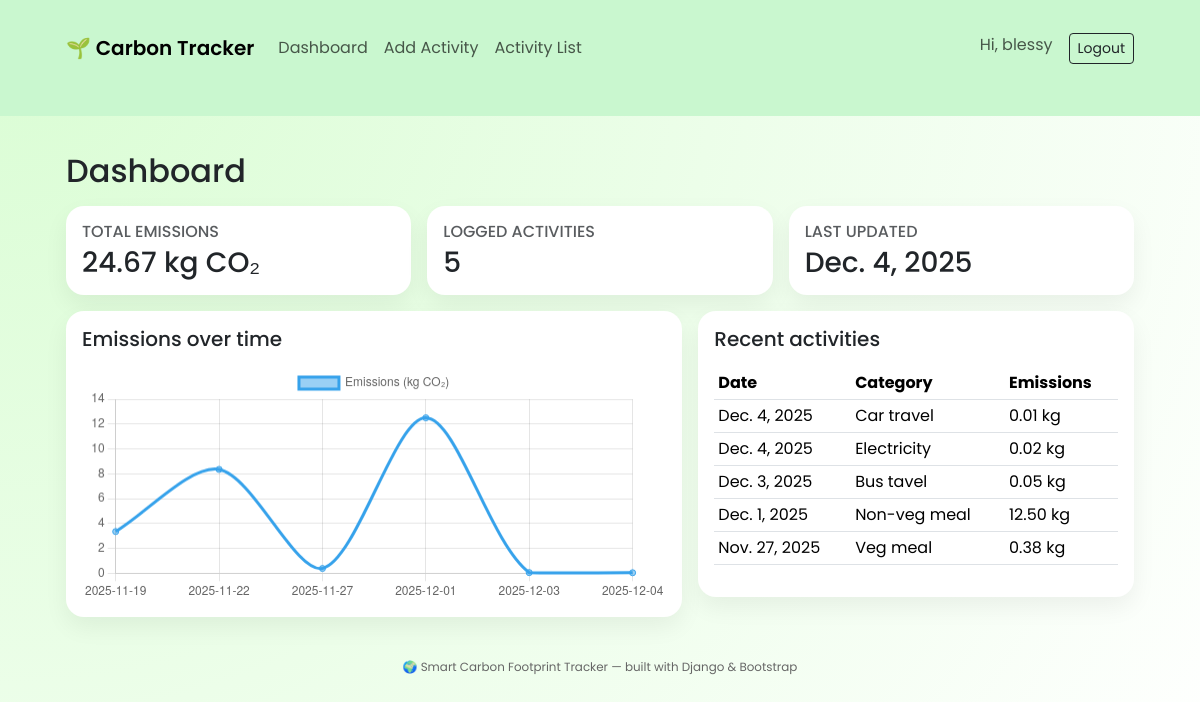
The app's page /dashboard/ (signed in) with its own data.
### activityapp/models.py (models this page shows, shortened)
class ActivityLog(models.Model):
    user = models.ForeignKey(User, on_delete=models.CASCADE)
    category = models.ForeignKey(ActivityCategory, on_delete=models.CASCADE)
    amount = models.FloatField()                     # how many units (e.g. 10 kWh)
    date = models.DateField()
    @property
    def emissions(self):
        return self.amount * self.category.emission_factor

class ActivityCategory(models.Model):
    name = models.CharField(max_length=100)          # e.g. Electricity, Car Travel
    unit = models.CharField(max_length=50)           # e.g. kWh, km, meal
    emission_factor = models.FloatField(             # kg CO2 per unit
        help_text="kg CO₂ per unit"
    )

### activityapp/views.py (the view)
# urls.py: path('dashboard/', views.dashboard, name='dashboard'),
@login_required
def dashboard(request):
    logs = ActivityLog.objects.filter(user=request.user).order_by("date")
    total_emissions = sum(log.emissions for log in logs)
    daily = {}
    for log in logs:
        key = log.date.strftime("%Y-%m-%d")
        daily[key] = daily.get(key, 0) + log.emissions
    dates = list(daily.keys())
    emissions = list(daily.values())
    context = {
        "total_emissions": total_emissions,
        "recent_logs": logs[::-1][:5],
        "dates": dates,
        "emissions": emissions,
    }
    return render(request, "dashboard.html", context)

### activityapp/templates/dashboard.html (shortened to what this page needs)
{% extends "base.html" %}
{% block content %}
<h2 class="mb-3">Dashboard</h2>
<div class="row g-3 mb-3">
  <div class="col-md-4">
    <div class="card app-card">
      <div class="card-body">
        <h6 class="text-muted text-uppercase mb-1">Total emissions</h6>
        <h3 class="mb-0">{{ total_emissions|floatformat:2 }} kg CO₂</h3>
      </div>
    </div>
  </div>
  <div class="col-md-4">
    <div class="card app-card">
      <div class="card-body">
        <h6 class="text-muted text-uppercase mb-1">Logged activities</h6>
        <h3 class="mb-0">{{ recent_logs|length }}</h3>
      </div>
    </div>
  </div>
  <div class="col-md-4">
    <div class="card app-card">
      <div class="card-body">
        <h6 class="text-muted text-uppercase mb-1">Last updated</h6>
        <h3 class="mb-0">
          {% if recent_logs %}
            {{ recent_logs.0.date }}
          {% else %}
            No data
          {% endif %}
        </h3>
      </div>
    </div>
  </div>
</div>
<div class="row g-3">
  <div class="col-md-7">
    <div class="card app-card">
      <div class="card-body">
        <h5 class="card-title mb-3">Emissions over time</h5>
        <canvas id="emissionChart" height="120"></canvas>
      </div>
    </div>
  </div>
  <div class="col-md-5">
    <div class="card app-card">
      <div class="card-body">
        <h5 class="card-title mb-3">Recent activities</h5>
        <table class="table table-sm">
          <thead>
            <tr>
              <th>Date</th>
              <th>Category</th>
              <th>Emissions</th>
            </tr>
          </thead>
          <tbody>
          {% for log in recent_logs %}
            <tr>
              <td>{{ log.date }}</td>
              <td>{{ log.category.name }}</td>
              <td>{{ log.emissions|floatformat:2 }} kg</td>
            </tr>
          {% empty %}
            <tr>
              <td colspan="3" class="text-center">No data yet.</td>
            </tr>
          {% endfor %}
          </tbody>
        </table>
      </div>
    </div>
  </div>
</div>
<script>
  const labels = {{ dates|safe }};
  const data = {{ emissions|safe }};
  if (labels.length > 0) {
      const ctx = document.getElementById('emissionChart').getContext('2d');
      const chart = new Chart(ctx, {
          type: 'line',
          data: {
              labels: labels,
              datasets: [{
                  label: 'Emissions (kg CO₂)',
                  data: data,
                  tension: 0.3
              }]
          },
          options: {
              scales: {
                  y: {
                      beginAtZero: true
                  }
              }
          }
      });
  }
</script>
{% endblock %}

### activityapp/templates/base.html (shortened to what this page needs)
<!DOCTYPE html>
<html lang="en">
<head>
    <link
      href="https://cdn.jsdelivr.net/npm/bootstrap@5.3.3/dist/css/bootstrap.min.css"
      rel="stylesheet"
    >
</head>
<body>
<nav class="navbar navbar-expand-lg navbar-light" style="background:#c9f7cf;">
  <div class="container-fluid app-shell">
    <a class="navbar-brand" href="/">🌱 Carbon Tracker</a>
    <div class="collapse navbar-collapse show" id="mainNav">
      <ul class="navbar-nav me-auto mb-2 mb-lg-0">
        <li class="nav-item"><a class="nav-link" href="/dashboard/">Dashboard</a></li>
        <li class="nav-item"><a class="nav-link" href="/activity/add/">Add Activity</a></li>
        <li class="nav-item"><a class="nav-link" href="/activity/list/">Activity List</a></li>
      </ul>
      <ul class="navbar-nav">
        {% if user.is_authenticated %}
          <li class="nav-item">
            <span class="navbar-text me-3">Hi, {{ user.username }}</span>
          </li>
          <li class="nav-item">
            <a class="btn btn-outline-dark btn-sm" href="/logout/">Logout</a>
          </li>
        {% else %}
          <li class="nav-item">
            <a class="btn btn-success btn-sm" href="/login/">Login</a>
          </li>
        {% endif %}
      </ul>
    </div>
  </div>
</nav>
<main class="app-shell mt-3">
    {% block content %}{% endblock %}
</main>
<footer class="text-center pb-3">
    <small>🌍 Smart Carbon Footprint Tracker &mdash; built with Django & Bootstrap</small>
</footer>
</body>
</html>

### activityapp/templates/base.html (style rules this page uses)
body { font-family: "Poppins", sans-serif; background: radial-gradient(circle at top left, #d9fdd3, #ffffff); min-height: 100vh; }
.navbar-brand { font-weight: 600; }
.app-shell { max-width: 1100px; margin: 0 auto; padding: 20px 16px 40px; }
.app-card { border-radius: 18px; box-shadow: 0 10px 25px rgba(0,0,0,0.06); border: none; }
footer { font-size: 0.85rem; color: #666; }
a { text-decoration: none; }

### records on screen
ActivityLog: date "Dec. 4, 2025", category.name "Car travel", emissions "0.01"
ActivityLog: date "Dec. 4, 2025", category.name "Electricity", emissions "0.02"
ActivityLog: date "Dec. 3, 2025", category.name "Bus tavel", emissions "0.05"
ActivityLog: date "Dec. 1, 2025", category.name "Non-veg meal", emissions "12.50"
ActivityLog: date "Nov. 27, 2025", category.name "Veg meal", emissions "0.38"

### other values on screen
{{ user.username }} "blessy"
{{ total_emissions|floatformat:2 }} "24.67"
{{ recent_logs|length }} "5"
chart data {{ dates|safe }} ['2025-11-19', '2025-11-22', '2025-11-27', '2025-12-01', '2025-12-03', '2025-12-04']
chart data {{ emissions|safe }} [3.35, 8.35, 0.38, 12.5, 0.0495, 0.038000000000000006]
